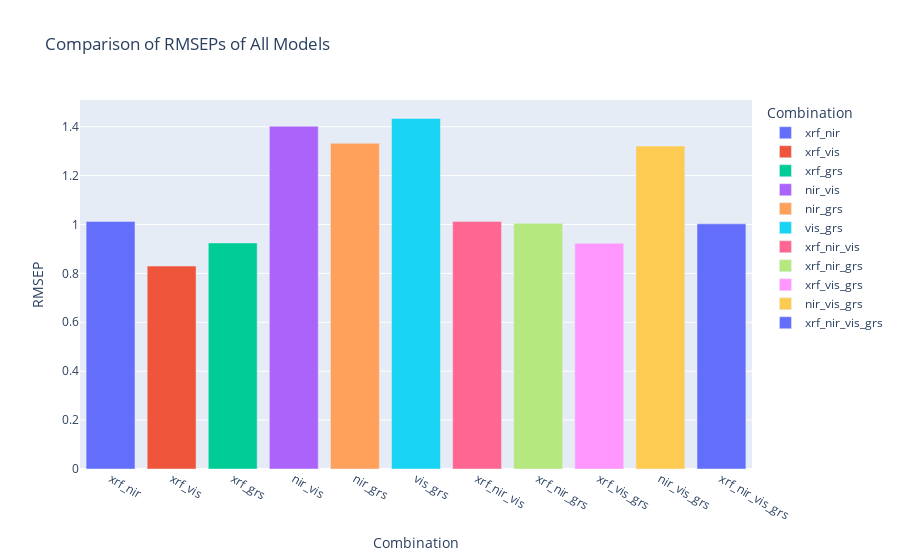

The notebook cell saved with this chart:
### Code cell
import plotly.express as px

# Extracting the data for the bar chart
rmseps = metrics_high_level['RMSEP']
combinations = metrics_high_level['Combination']

# Creating the bar chart
fig = px.bar(
    metrics_high_level,
    x=combinations,
    y=rmseps,
    color=combinations,  # Change bar color by the X axis
    title='Comparison of RMSEPs of All Models',
    labels={'x': 'Combination', 'y': 'RMSEP'}
)

# Display the plot
fig.show()

### Figure 1 — Plotly figure (JSON) as saved in the notebook; plotly's stock layout.template omitted (floating-point values rounded to 4 significant figures)
{"data": [{"alignmentgroup": "True", "hovertemplate": "Combination=%{x}<br>RMSEP=%{y}<extra></extra>", "legendgroup": "xrf_nir", "marker": {"color": "#636efa", "pattern": {"shape": ""}}, "name": "xrf_nir", "offsetgroup": "xrf_nir", "orientation": "v", "showlegend": true, "textposition": "auto", "type": "bar", "x": ["xrf_nir"], "xaxis": "x", "y": [1.013], "yaxis": "y"}, {"alignmentgroup": "True", "hovertemplate": "Combination=%{x}<br>RMSEP=%{y}<extra></extra>", "legendgroup": "xrf_vis", "marker": {"color": "#EF553B", "pattern": {"shape": ""}}, "name": "xrf_vis", "offsetgroup": "xrf_vis", "orientation": "v", "showlegend": true, "textposition": "auto", "type": "bar", "x": ["xrf_vis"], "xaxis": "x", "y": [0.8298], "yaxis": "y"}, {"alignmentgroup": "True", "hovertemplate": "Combination=%{x}<br>RMSEP=%{y}<extra></extra>", "legendgroup": "xrf_grs", "marker": {"color": "#00cc96", "pattern": {"shape": ""}}, "name": "xrf_grs", "offsetgroup": "xrf_grs", "orientation": "v", "showlegend": true, "textposition": "auto", "type": "bar", "x": ["xrf_grs"], "xaxis": "x", "y": [0.9243], "yaxis": "y"}, {"alignmentgroup": "True", "hovertemplate": "Combination=%{x}<br>RMSEP=%{y}<extra></extra>", "legendgroup": "nir_vis", "marker": {"color": "#ab63fa", "pattern": {"shape": ""}}, "name": "nir_vis", "offsetgroup": "nir_vis", "orientation": "v", "showlegend": true, "textposition": "auto", "type": "bar", "x": ["nir_vis"], "xaxis": "x", "y": [1.402], "yaxis": "y"}, {"alignmentgroup": "True", "hovertemplate": "Combination=%{x}<br>RMSEP=%{y}<extra></extra>", "legendgroup": "nir_grs", "marker": {"color": "#FFA15A", "pattern": {"shape": ""}}, "name": "nir_grs", "offsetgroup": "nir_grs", "orientation": "v", "showlegend": true, "textposition": "auto", "type": "bar", "x": ["nir_grs"], "xaxis": "x", "y": [1.332], "yaxis": "y"}, {"alignmentgroup": "True", "hovertemplate": "Combination=%{x}<br>RMSEP=%{y}<extra></extra>", "legendgroup": "vis_grs", "marker": {"color": "#19d3f3", "pattern": {"shape": ""}}, "name": "vis_grs", "offsetgroup": "vis_grs", "orientation": "v", "showlegend": true, "textposition": "auto", "type": "bar", "x": ["vis_grs"], "xaxis": "x", "y": [1.434], "yaxis": "y"}, {"alignmentgroup": "True", "hovertemplate": "Combination=%{x}<br>RMSEP=%{y}<extra></extra>", "legendgroup": "xrf_nir_vis", "marker": {"color": "#FF6692", "pattern": {"shape": ""}}, "name": "xrf_nir_vis", "offsetgroup": "xrf_nir_vis", "orientation": "v", "showlegend": true, "textposition": "auto", "type": "bar", "x": ["xrf_nir_vis"], "xaxis": "x", "y": [1.013], "yaxis": "y"}, {"alignmentgroup": "True", "hovertemplate": "Combination=%{x}<br>RMSEP=%{y}<extra></extra>", "legendgroup": "xrf_nir_grs", "marker": {"color": "#B6E880", "pattern": {"shape": ""}}, "name": "xrf_nir_grs", "offsetgroup": "xrf_nir_grs", "orientation": "v", "showlegend": true, "textposition": "auto", "type": "bar", "x": ["xrf_nir_grs"], "xaxis": "x", "y": [1.005], "yaxis": "y"}, {"alignmentgroup": "True", "hovertemplate": "Combination=%{x}<br>RMSEP=%{y}<extra></extra>", "legendgroup": "xrf_vis_grs", "marker": {"color": "#FF97FF", "pattern": {"shape": ""}}, "name": "xrf_vis_grs", "offsetgroup": "xrf_vis_grs", "orientation": "v", "showlegend": true, "textposition": "auto", "type": "bar", "x": ["xrf_vis_grs"], "xaxis": "x", "y": [0.9233], "yaxis": "y"}, {"alignmentgroup": "True", "hovertemplate": "Combination=%{x}<br>RMSEP=%{y}<extra></extra>", "legendgroup": "nir_vis_grs", "marker": {"color": "#FECB52", "pattern": {"shape": ""}}, "name": "nir_vis_grs", "offsetgroup": "nir_vis_grs", "orientation": "v", "showlegend": true, "textposition": "auto", "type": "bar", "x": ["nir_vis_grs"], "xaxis": "x", "y": [1.321], "yaxis": "y"}, {"alignmentgroup": "True", "hovertemplate": "Combination=%{x}<br>RMSEP=%{y}<extra></extra>", "legendgroup": "xrf_nir_vis_grs", "marker": {"color": "#636efa", "pattern": {"shape": ""}}, "name": "xrf_nir_vis_grs", "offsetgroup": "xrf_nir_vis_grs", "orientation": "v", "showlegend": true, "textposition": "auto", "type": "bar", "x": ["xrf_nir_vis_grs"], "xaxis": "x", "y": [1.003], "yaxis": "y"}], "layout": {"barmode": "relative", "legend": {"title": {"text": "Combination"}, "tracegroupgap": 0}, "title": {"text": "Comparison of RMSEPs of All Models"}, "xaxis": {"anchor": "y", "categoryarray": ["xrf_nir", "xrf_vis", "xrf_grs", "nir_vis", "nir_grs", "vis_grs", "xrf_nir_vis", "xrf_nir_grs", "xrf_vis_grs", "nir_vis_grs", "xrf_nir_vis_grs"], "categoryorder": "array", "domain": [0, 1], "title": {"text": "Combination"}}, "yaxis": {"anchor": "x", "domain": [0, 1], "title": {"text": "RMSEP"}}}}
